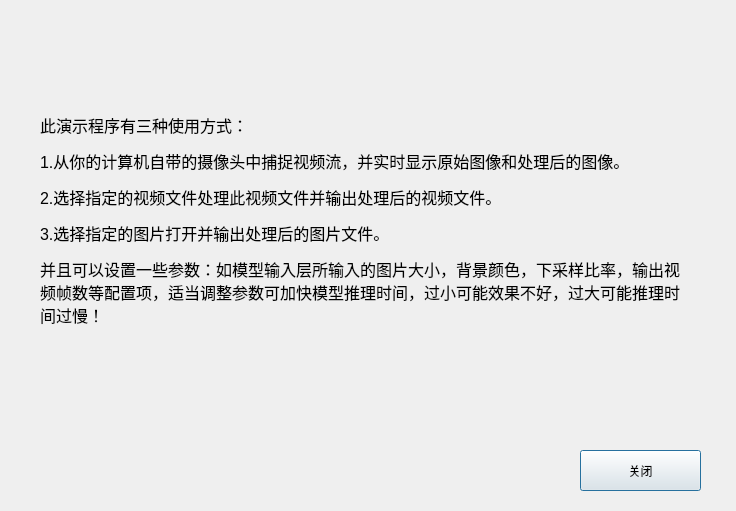
<?xml version="1.0" encoding="UTF-8"?>
<ui version="4.0">
 <class>HelpDialog</class>
 <widget class="QDialog" name="HelpDialog">
  <property name="geometry">
   <rect>
    <x>0</x>
    <y>0</y>
    <width>736</width>
    <height>511</height>
   </rect>
  </property>
  <property name="windowTitle">
   <string>帮助</string>
  </property>
  <widget class="QLabel" name="label">
   <property name="geometry">
    <rect>
     <x>40</x>
     <y>30</y>
     <width>641</width>
     <height>381</height>
    </rect>
   </property>
   <property name="text">
    <string>&lt;html&gt;&lt;head/&gt;&lt;body&gt;&lt;p&gt;&lt;span style=&quot; font-size:12pt;&quot;&gt;此演示程序有三种使用方式：&lt;/span&gt;&lt;/p&gt;&lt;p&gt;&lt;span style=&quot; font-size:12pt;&quot;&gt;1.从你的计算机自带的摄像头中捕捉视频流，并实时显示原始图像和处理后的图像。&lt;/span&gt;&lt;/p&gt;&lt;p&gt;&lt;span style=&quot; font-size:12pt;&quot;&gt;2.选择指定的视频文件处理此视频文件并输出处理后的视频文件。&lt;/span&gt;&lt;/p&gt;&lt;p&gt;&lt;span style=&quot; font-size:12pt;&quot;&gt;3.选择指定的图片打开并输出处理后的图片文件。&lt;/span&gt;&lt;/p&gt;&lt;p&gt;&lt;span style=&quot; font-size:12pt;&quot;&gt;并且可以设置一些参数：如模型输入层所输入的图片大小，背景颜色，下采样比率，输出视频帧数等配置项，适当调整参数可加快模型推理时间，过小可能效果不好，过大可能推理时间过慢！&lt;/span&gt;&lt;/p&gt;&lt;/body&gt;&lt;/html&gt;</string>
   </property>
   <property name="wordWrap">
    <bool>true</bool>
   </property>
  </widget>
  <widget class="QPushButton" name="pushButton">
   <property name="geometry">
    <rect>
     <x>580</x>
     <y>450</y>
     <width>121</width>
     <height>41</height>
    </rect>
   </property>
   <property name="text">
    <string>关闭</string>
   </property>
  </widget>
 </widget>
 <resources/>
 <connections/>
</ui>
